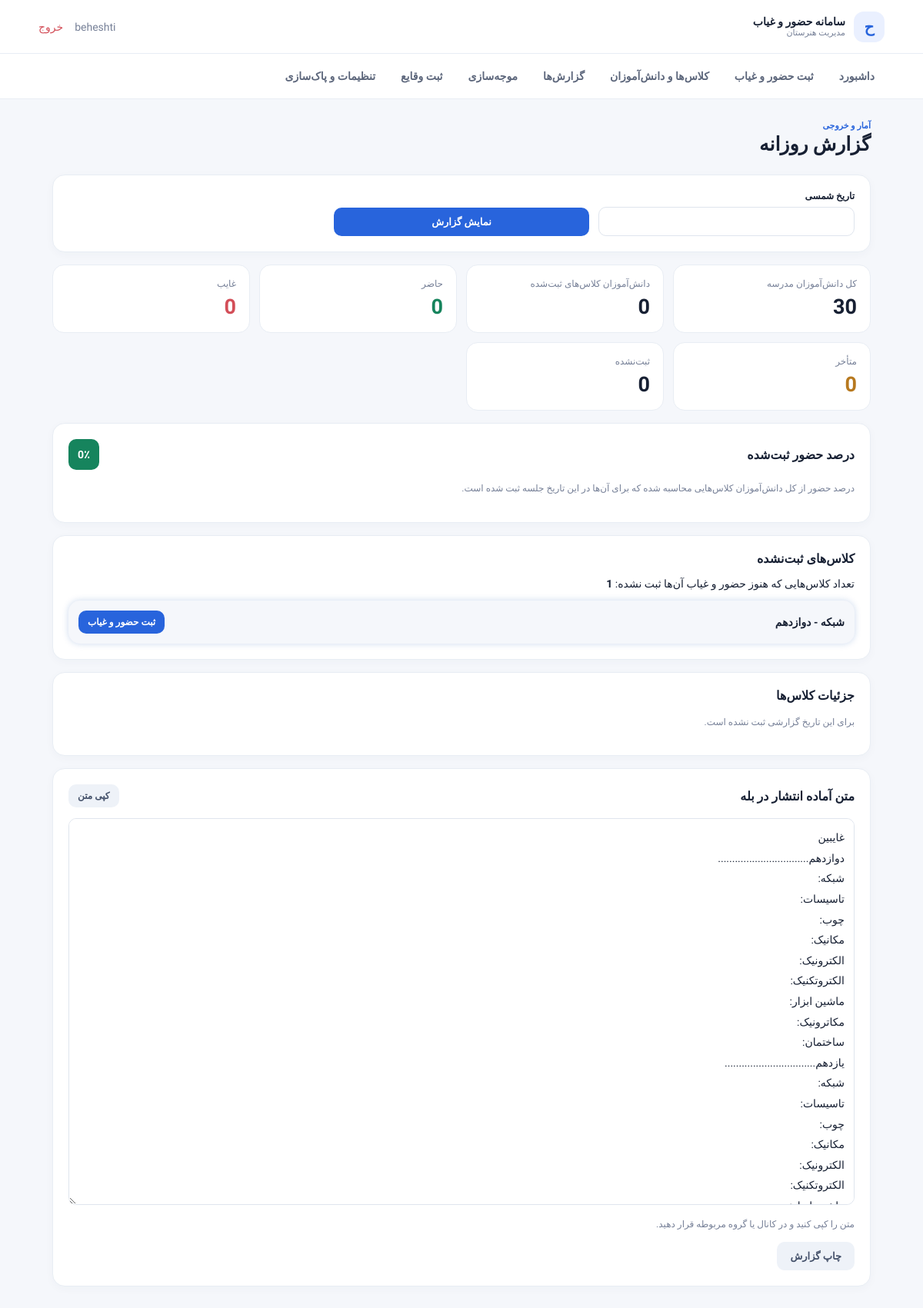
The page /reports/ (signed in) on the database as committed earlier.
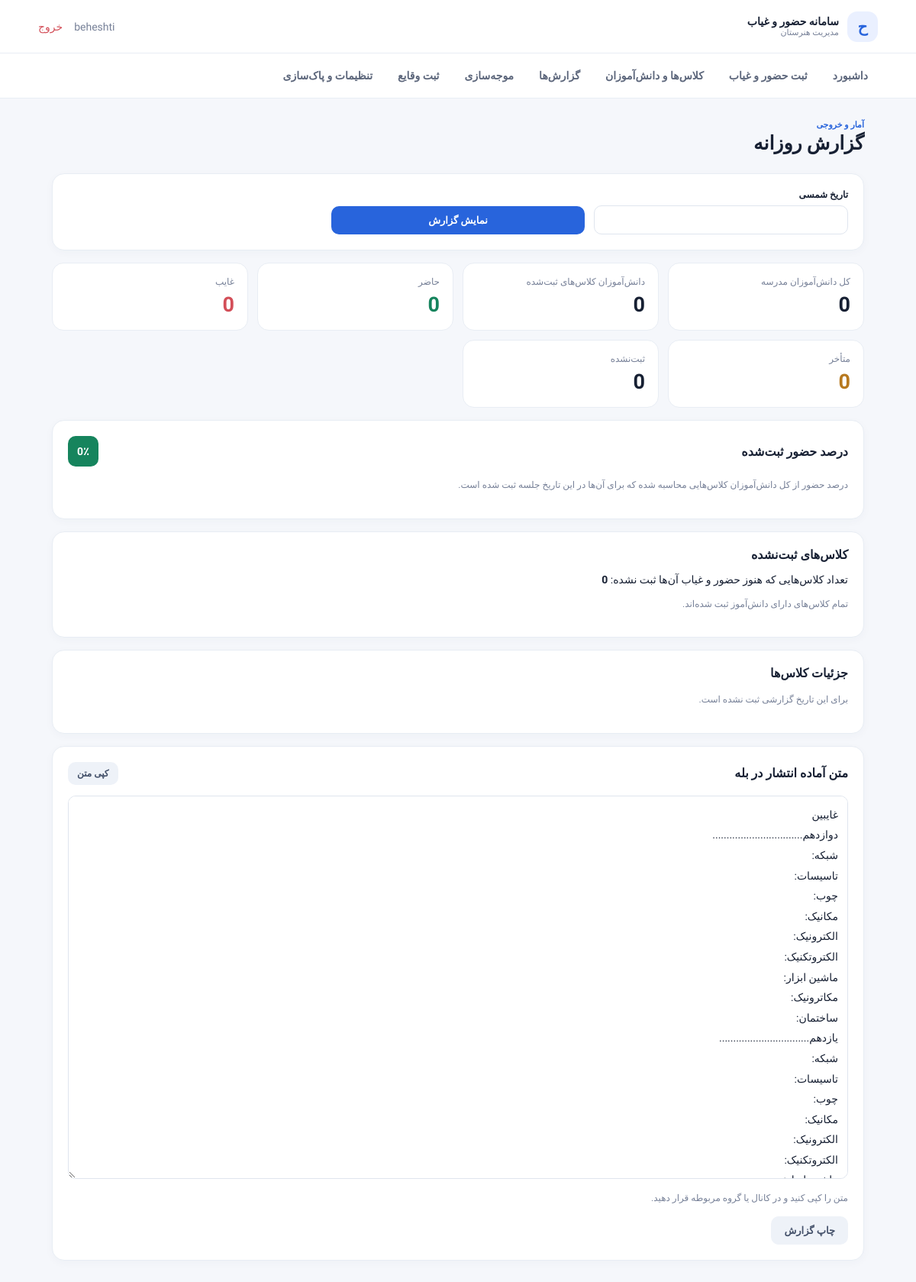
The same page on the database as committed later.
### attendance/models.py (models this page shows)
class SchoolClass(models.Model):
    major = models.CharField(max_length=40, choices=MAJORS)
    grade = models.PositiveSmallIntegerField(choices=GRADES)
    section = models.CharField(max_length=20, blank=True, default="")
    class Meta:
        ordering = ["grade", "major", "section"]
        constraints = [models.UniqueConstraint(
            fields=["major", "grade", "section"], name="unique_school_class")]
    def __str__(self):
        grade_name = dict(GRADES).get(self.grade, self.grade)
        return f"{self.major} - {grade_name}" + (f" ({self.section})" if self.section else "")

### attendance/views.py (the view, shortened to what this page needs)
# urls.py: path("reports/", views.reports, name="reports"),
@login_required
def reports(request):
    date_value = request.GET.get("date", today_jalali())
    selected_date = parse_jalali(date_value)
    sessions = list(
        AttendanceSession.objects.filter(date=selected_date)
        .select_related("school_class")
        .prefetch_related("records__student")
    )
    totals = {"present": 0, "absent": 0, "late": 0}
    rows = []
    expected_students = 0
    recorded_students = sum(totals.values())
    missing_students = max(
        expected_students - recorded_students, 0
    )
    rate = round(
        (totals["present"] + totals["late"]) * 100 / expected_students,
        1
    ) if expected_students else 0
    registered_class_ids = [s.school_class_id for s in sessions]
    active_classes = SchoolClass.objects.annotate(
        active_students_count=Count(
            "students",
            filter=Q(students__active=True)
        )
    ).filter(active_students_count__gt=0)
    unrecorded_classes = active_classes.exclude(
        id__in=registered_class_ids
    )
    all_students = Student.objects.filter(active=True).count()
    grade_names = {10: "دهم", 11: "یازدهم", 12: "دوازدهم"}
    output = [
        f"غایبین  {jdatetime.date.fromgregorian(date=selected_date).strftime('%A %d/%m/%Y')}"
    ]
    for grade in [12, 11, 10]:
        output.append(grade_names[grade] + "................................")
        for major, _ in MAJORS:
            class_list = [
                s for s in sessions
                if s.school_class.grade == grade
                and s.school_class.major == major
            ]
            if class_list:
                for s in class_list:
                    names = "، ".join(
                        str(r.student)
                        for r in s.records.filter(
                            status="absent",
                            student__active=True
                        ).select_related("student")
                    )
                    section = (
                        f" ({s.school_class.section})"
                        if s.school_class.section else ""
                    )
                    output.append(f"{major}{section}: {names}")
            else:
                output.append(f"{major}:")
    return render(request, "reports.html", {
        "date_value": date_value,
        "totals": totals,
        "all_students": all_students,
        "expected_students": expected_students,
        "recorded_students": recorded_students,
        "missing_students": missing_students,
        "unrecorded_classes": unrecorded_classes,
        "unrecorded_classes_count": unrecorded_classes.count(),
        "rate": rate,
        "rows": rows,
        "output": "\n".join(output),
    })

### attendance/views.py (called while the page is built)
def today_jalali():
    return jdatetime.date.fromgregorian(date=date.today()).strftime("%Y/%m/%d")

def parse_jalali(value):
    try:
        value = value.translate(
            str.maketrans(
                "۰۱۲۳۴۵۶۷۸۹٠١٢٣٤٥٦٧٨٩",
                "01234567890123456789"
            )
        )
        y, m, d = [int(x) for x in value.replace("-", "/").split("/")]
        return jdatetime.date(y, m, d).togregorian()
    except Exception:
        return date.today()

### templates/reports.html
{% extends 'base.html' %}
{% block content %}
<div class="page-head">
    <div>
        <p class="eyebrow">آمار و خروجی</p>
        <h1>گزارش روزانه</h1>
    </div>
</div>
<section class="panel">
    <form method="get" class="form-grid">
        <label>
            تاریخ شمسی
            <input name="date" value="{{ date_value }}">
        </label>
        <button class="btn primary">نمایش گزارش</button>
    </form>
</section>
<div class="stats">
    <div class="stat">
        <span>کل دانش‌آموزان مدرسه</span>
        <strong>{{ all_students }}</strong>
    </div>
    <div class="stat">
        <span>دانش‌آموزان کلاس‌های ثبت‌شده</span>
        <strong>{{ expected_students }}</strong>
    </div>
    <div class="stat">
        <span>حاضر</span>
        <strong class="green">{{ totals.present }}</strong>
    </div>
    <div class="stat">
        <span>غایب</span>
        <strong class="red">{{ totals.absent }}</strong>
    </div>
    <div class="stat">
        <span>متأخر</span>
        <strong class="orange">{{ totals.late }}</strong>
    </div>
    <div class="stat">
        <span>ثبت‌نشده</span>
        <strong>{{ missing_students }}</strong>
    </div>
</div>
<section class="panel">
    <div class="section-head">
        <h2>درصد حضور ثبت‌شده</h2>
        <strong>{{ rate }}٪</strong>
    </div>
    <p class="muted">
        درصد حضور از کل دانش‌آموزان کلاس‌هایی محاسبه شده
        که برای آن‌ها در این تاریخ جلسه ثبت شده است.
    </p>
</section>
<section class="panel">
    <h2>کلاس‌های ثبت‌نشده</h2>
    <p>
        تعداد کلاس‌هایی که هنوز حضور و غیاب آن‌ها ثبت نشده:
        <strong>{{ unrecorded_classes_count }}</strong>
    </p>
    {% for school_class in unrecorded_classes %}
    <div class="list-row">
        <strong>{{ school_class }}</strong>
        <a
            class="btn primary small"
            href="{% url 'attendance' %}?date={{ date_value|urlencode }}&class_id={{ school_class.id }}"
        >
            ثبت حضور و غیاب
        </a>
    </div>
    {% empty %}
        <p class="muted">تمام کلاس‌های دارای دانش‌آموز ثبت شده‌اند.</p>
    {% endfor %}
</section>
<section class="panel">
    <h2>جزئیات کلاس‌ها</h2>
    {% for row in rows %}
        <div class="list-row">
            <div>
                <strong>{{ row.session.school_class }}</strong>
                <small>
                    حاضر {{ row.counts.present }}
                    · غایب {{ row.counts.absent }}
                    · تأخیر {{ row.counts.late }}
                </small>
            </div>
        </div>
    {% empty %}
        <p class="muted">برای این تاریخ گزارشی ثبت نشده است.</p>
    {% endfor %}
</section>
<section class="panel">
    <div class="section-head">
        <h2>متن آماده انتشار در بله</h2>
        <button class="btn secondary small" onclick="copyReport()">
            کپی متن
        </button>
    </div>
    <textarea id="reportText" rows="18" readonly>{{ output }}</textarea>
    <p class="muted">
        متن را کپی کنید و در کانال یا گروه مربوطه قرار دهید.
    </p>
    <button class="btn secondary" onclick="window.print()">
        چاپ گزارش
    </button>
</section>
{% endblock %}

Rows that differ between the two databases and show on the page:
removed SchoolClass: grade+major+section "شبکه - دوازدهم"
Other text that changed with them:
{{ all_students }}: "30" → "0"
{{ unrecorded_classes_count }}: "1" → "0"
text now shown: "تمام کلاس‌های دارای دانش‌آموز ثبت شده‌اند."
